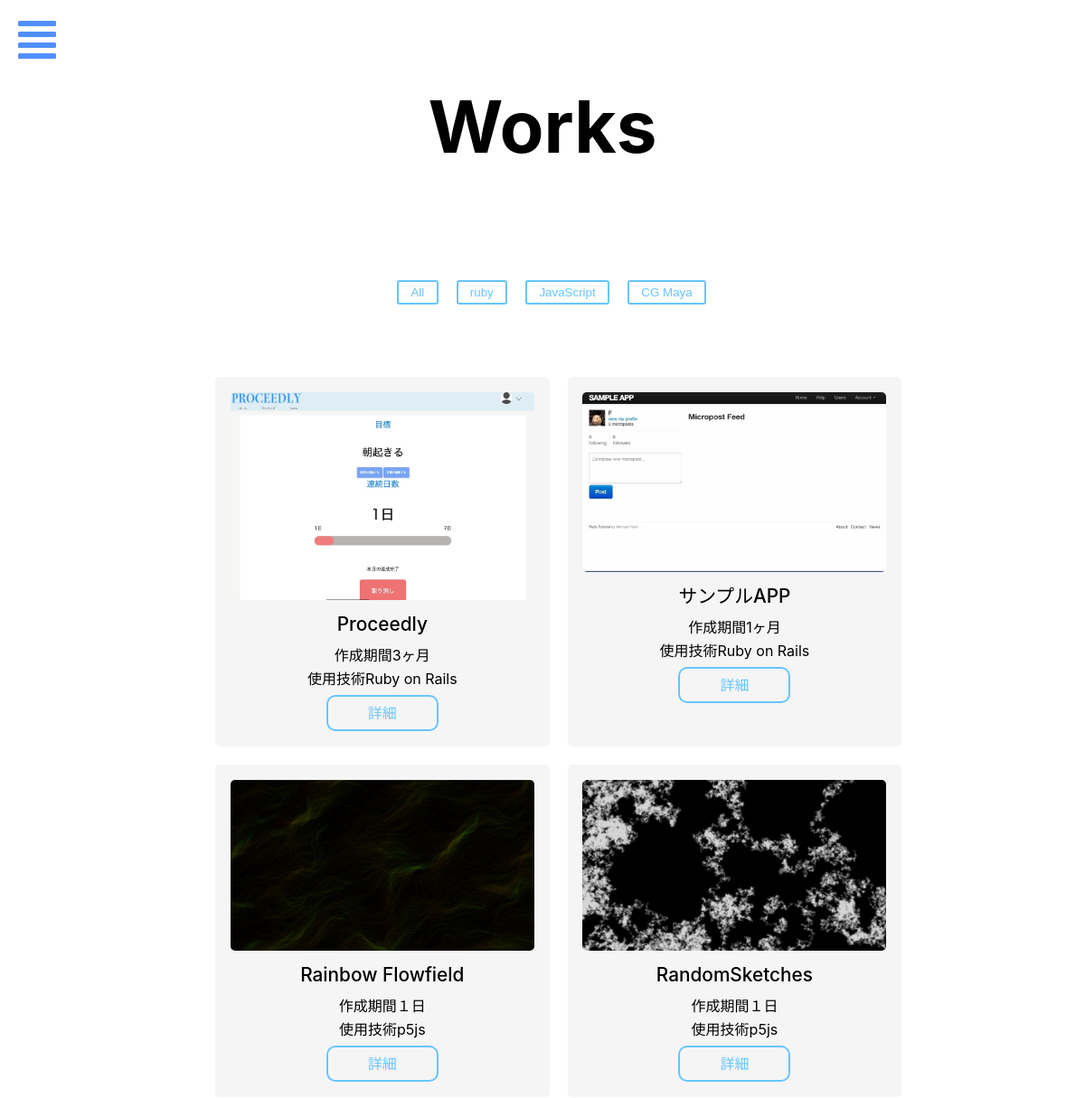
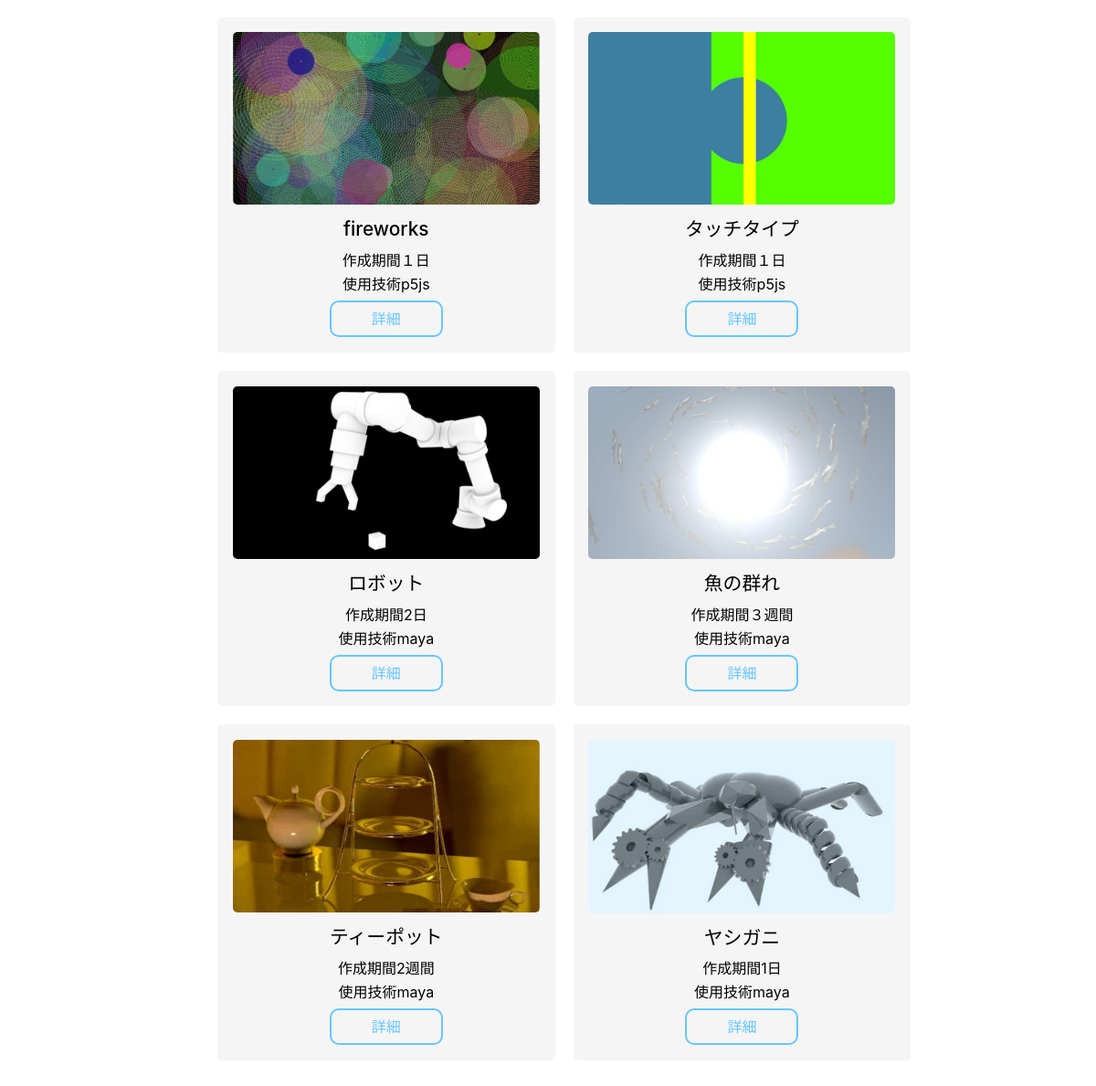
Page /list.php on the committed database (2 pictures, top to bottom).
### tables this page shows
CREATE TABLE "portfolio" (
	"id"	INTEGER,
	"product"	TEXT,
	"product_description"	TEXT,
	"cost"	TEXT,
	"category"	TEXT,
	"software"	TEXT,
	"created_at"	TEXT,
	"updated_at"	TEXT,
	"file_name"	TEXT,
	PRIMARY KEY("id")
);

### public_html/func_pub_db.php (called while the page is built, shortened)
<?php
function DB_Access($SQL_STAT) {
	$db_file_name = "../connect/portfolio.db3";
	try {
		$NewPdo = new PDO("sqlite:".$db_file_name);
		$QueryObj = $NewPdo->query($SQL_STAT);
	} catch (PDOException $e) {
		$QueryObj = "DBError：".$e->getMessage();
	}
	return $QueryObj;
}
function DB_SelectAll($t_name){
	$SQL_STAT = "SELECT * FROM ".$t_name." ORDER BY id DESC";
	return DB_Access($SQL_STAT);
	}
?>

### public_html/list.php (the view, shortened to what this page needs)
<?php
require_once('./func_pub_db.php');
$html_str = "";
$QueryObj = DB_SelectAll("portfolio");
while ($SelectALL = $QueryObj->fetch()) {
	$html_str .= "<div class=tent>";
	$html_str .= "<td><img src='photo/" . $SelectALL['file_name'] . "'></a></td>";
	$html_str .= "<p class='te'>" . $SelectALL['product'] . "</p>";
	$html_str .= "<p>" . "作成期間" . $SelectALL['cost'] . "</p>";
	$html_str .= "<p>" . "使用技術" . $SelectALL['software'] . "</p>";
	$html_str .= "<p ><a class='detail' href='product_details.php?id=" . $SelectALL["id"] . "'>詳細</a></p>";
	$html_str .= "</div>";
}
?>
<!DOCTYPE html>
<html>
<head>
	<link rel="stylesheet" href="./css/reset.css" type="text/css">
	<link rel="stylesheet" href="./css/bgstyle_page.css" type="text/css">
	<link rel="stylesheet" href="./css/list.css" type="text/css">
</head>
<body>
	<main class="wrap push">
		<a href="#menu" class="menu-link">
			<i class="fas fa-align-justify justify_blue fa-3x"></i>
		</a>
		<div class="about">
			<h1>Works</h1>
			<div class="button">
				<div class="et_pb_module">
					<button type="button" name="button" id="all" class="list">All</button>
				</div>
				<div class="et_pb_module">
					<button type="button" name="button" id="ruby" class="list">ruby</button>
				</div>
				<div class="et_pb_module">
					<button type="button" name="button" id="js" class="list">JavaScript</button>
				</div>
				<div class="et_pb_module">
					<button type="button" name="button" id="cg" class="list">CG Maya</button>
				</div>
			</div>
			<div class="content">
				<div class="all section">
					<?= $html_str ?>
				</div>
			</div>
		</div>
	</main>
</body>
</html>

### public_html/css/bgstyle_page.css (style rules this page uses)
.wrap { position: relative; }
.justify_blue { color:#528fff; }
.fa-align-justify { margin: 20px; }
.menu-link { position: absolute; top: 0; left: 0; }

### public_html/css/list.css (style rules this page uses)
.about h1 { padding-top: 100px; padding-bottom: 80px; text-align: center; font-size: 5em; font-weight: bolder; }
.list { display: inline-block; padding: 0.3em 1em; text-decoration: none; background-color: white; color: #67c5ff; border: solid 2px #67c5ff; border-radius: 3px; transition: 0.4s; }
.button { display: -webkit-flex; display: flex; justify-content: center; align-items: center; }
.et_pb_module { margin: 50px 0px 20px 20px; }
.content { display: flex; justify-content: center; margin: 50px auto; }
.content img { border-radius: 5px; }
.content p { display: flex; justify-content: center; font-size: 1em; margin-top: 10px; font-size: 1em; color: black; }
.tent img { width: 100%; }
.content .tent { width: 40%; background: #f5f5f5; margin: 10px; padding: 2%; border-radius: 5px; }
.all, .ruby, .js, .cg { display: flex; flex-direction: row; flex-wrap: wrap; }
.section { margin-left: 8%; width: 70%; }
p.te { font-weight: 500; font-size: 1.3em; border-radius: 0.2em; margin: 15px; }
.detail { border-radius: 10px; text-align: center; margin: 0 auto; border: solid 2px #67c5ff; width: 100px; padding: 10px; color: #67c5ff; text-decoration: none; }

### rows in the picture
portfolio: file_name (picture), product "Proceedly", cost "3ヶ月", software "Ruby on Rails"
portfolio: file_name (picture), product "サンプルAPP", cost "1ヶ月", software "Ruby on Rails"
portfolio: file_name (picture), product "Rainbow Flowfield", cost "１日", software "p5js"
portfolio: file_name (picture), product "RandomSketches", cost "１日", software "p5js"
portfolio: file_name (picture), product "fireworks", cost "１日", software "p5js"
portfolio: file_name (picture), product "タッチタイプ", cost "１日", software "p5js"
portfolio: file_name (picture), product "ロボット", cost "2日", software "maya"
portfolio: file_name (picture), product "魚の群れ", cost "３週間", software "maya"
portfolio: file_name (picture), product "ティーポット", cost "2週間", software "maya"
portfolio: file_name (picture), product "ヤシガニ", cost "1日", software "maya"
